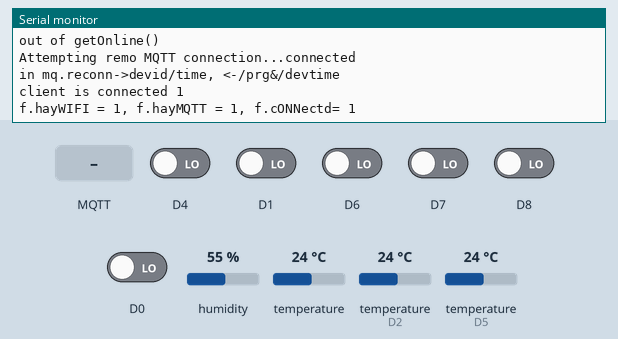
Bench run of a program on a simulated ESP8266 (Wemos D1 mini). On the bench: the last lines printed to the serial monitor. Inputs (shaded band) come from the test bench; at power-on: D0, D1, D4, D6–8 LOW, humidity 55 %, temperature 24 °C, temperature (sensors on D2, D5) 24 °C. WiFi joins after 1.5 s; servers stay silent unless stated; the local clock reads 2024-03-15 10:24:30 at power-on unless the program sets it; EEPROM starts erased; no MQTT or app messages arrive unless stated.

Above: at 4.7 s.
4.8 s: MQTT message "/" arrives on the first subscribed topic
At 5.7 s:
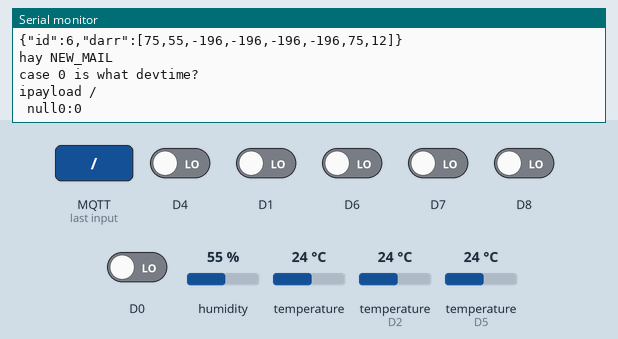
6.7 s: MQTT message "0" arrives on the first subscribed topic
At 7.6 s:
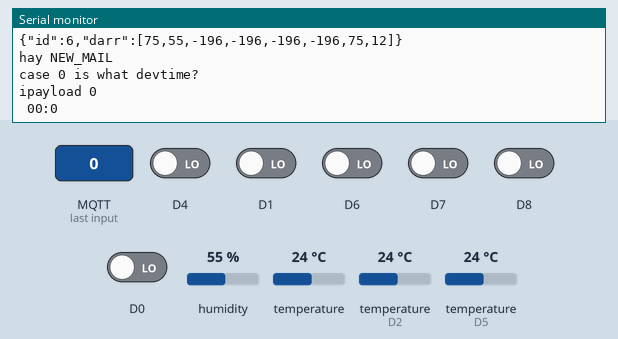
8.6 s: MQTT message "on" arrives on the first subscribed topic
At 10.5 s:
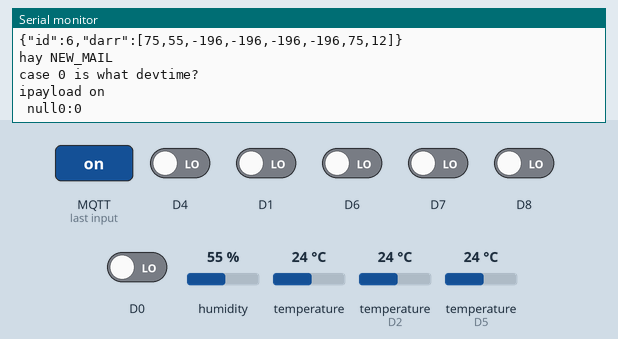
10.8 s: MQTT message "/" arrives on the second subscribed topic
At 12.1 s:
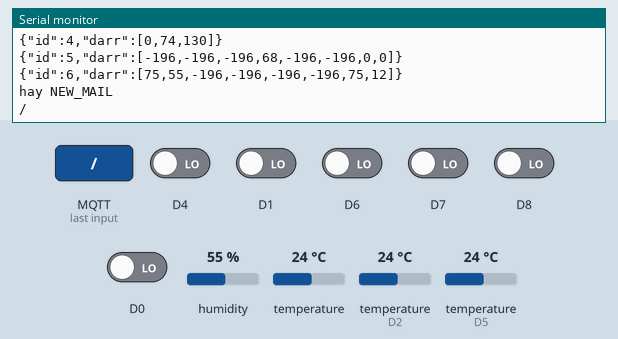
12.9 s: MQTT message "0" arrives on the second subscribed topic
At 14.4 s:
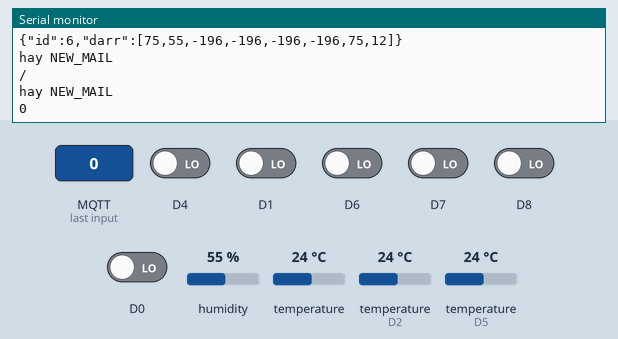
14.9 s: MQTT message "on" arrives on the second subscribed topic
At 16.7 s:
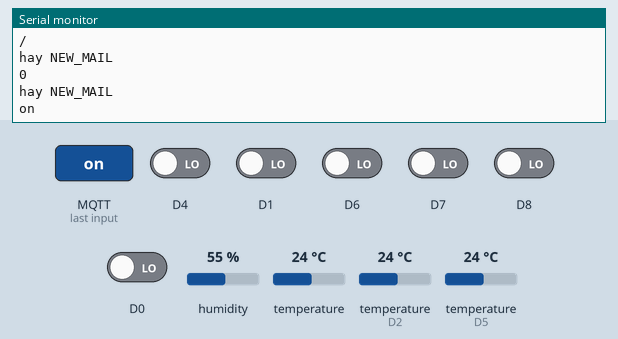

The program:

main.cpp
```cpp
#include <Arduino.h>
#include <EEPROM.h>
#include <TimeLib.h>
#include <TimeAlarms.h>
// #include <ESP8266WiFi.h> //not needed as of tag 04
#include <PubSubClient.h>
#include "ConnWIFI.h" //getOnline()
#include "CONFIG.h"
#include "MQclient.h"//globals(extern) NEW_MAIL, itopic, ipayload + Console
#include "Reqs.h"
#include "Inp.h"
#include "Util.h"

const long every6hrs = 21600000;
const long every5sec = 5000;
const long every2sec = 2000;

signed long lckconn = -every6hrs;
signed long lcksens = 0;

WiFiClient espClient;
PubSubClient client(espClient);
Console console(devid, client);
MQclient mq(devid, owner, pwd);

void initShit(){
}

void setup() {
  Serial.begin(115200);
  EEPROM.begin(512);
  initShit();
  getOnline();
  client.setServer(mqtt_server, atoi(mqtt_port));
  client.setCallback(handleCallback); //in Req.cpp
  delay(2000);

}

void loop() {
  Alarm.delay(100); //needed so timealarms works
  unsigned long inow = millis();
  if(inow-lckconn >= every6hrs){
    lckconn = inow;
    if (!f.cONNectd){
        if (!f.hayWIFI) getOnline();
        mq.reconn(client);
        f.cONNectd = f.hayWIFI & f.hayMQTT;
        printf("f.hayWIFI = %d, f.hayMQTT = %d, f.cONNectd= %d\n",f.hayWIFI, f.hayMQTT, f.cONNectd);
    }
  }
  if (f.cONNectd){
    client.loop();
    if(NEW_MAIL){
        Serial.println("hay NEW_MAIL");
        q_processInc();
        NEW_MAIL=0;
    }
  }
  if (inow - lcksens > every2sec) {
    lcksens = inow;
    i_updInputs();
    u_scanFLAGand(f.HAYsTATEcNG, NUMSR, &i_updCtrl);
    if(f.cONNectd) {
      q_pubState(client);
    }
    f.HAYsTATEcNG=0;
  }
}
```

ConnWIFI.cpp
```cpp
#include <FS.h>                   //this needs to be first, or it all crashes and burns...
#include <Arduino.h>
#include <WiFiManager.h>
#include "ConnWIFI.h"
#include "CONFIG.h"

void getOnline(){
  Serial.println("Attempting to getOnline()");
  WiFiManager wifiManager;
  /*to solve blocking problem if wifi is down add portalTimeout*/
  wifiManager.setConfigPortalTimeout(120);
  Serial.print("f.hayWIFI: ");
  Serial.println(f.hayWIFI);
  //wifiManager.resetSettings();
  if (!wifiManager.autoConnect("connectEspAP")) {
    //this code runs on portal timout and drops through and out of autoconnect
    Serial.println("failed to connect and hit timeout");
    // ESP.reset();
    delay(5000);
    f.hayWIFI=0;
    Serial.print("f.hayWIFI: ");
    Serial.println(f.hayWIFI);
    Serial.println("5 sec later: dropping out of autoconnect no f.hayWIFI");
  } else{
    f.hayWIFI=1;
    Serial.println("connected...yeey :)");
  }
  Serial.println("out of getOnline()");
 }
```

Inp.cpp
```cpp
#include "Inp.h"
#include "CONFIG.h"
#include "Util.h"
#include "Reqs.h"
#include <DallasTemperature.h>
#include <DHT.h>

OneWire Wire[2] ={OneWire(inp[4].port[0]), OneWire(D3)};
DallasTemperature DS18B20[2] = {DallasTemperature(&Wire[0]), DallasTemperature(&Wire[1])};
boolean Active1Wire[2]= {1,0};
int readDs18b20(int ix, int re){
  int bus = inp[ix].actions.sval;
  int temp = (int)DS18B20[bus].getTempFByIndex(re);
  return temp;
}

int readSenseSpi(int ix, int re){
  return -99; //rand()%(60-5 + 1) + 5;
}

DHT dht[1] ={{D5, DHT11}};
void sensorInit(){
  for (auto& sensor : dht) {
    sensor.begin();
  }
}
void sensorInit();
int readSenseDht(int ix, int re){
  int bus = inp[ix].actions.sval;
  int read;
  if (re==0){
    read = (int)dht[bus].readTemperature(true);
  }else{
    read =(int)dht[bus].readHumidity();
  }
  return read;
}

int readSenseI2c(int ix, int re){
  return -99;// rand()%(60-5 + 1) + 5;
}

int readSwitch(int ix, int re){
  int port = inp[ix].port[0];
  if (debounce(port)) {
    digitalWrite(port, !digitalRead(port));
  }
  return digitalRead(port);
}

int readButton(int ix, int re){
  int port = inp[ix].port[0];
  int prev = inp[ix].actions.prev;
  unsigned long int lptime = inp[ix].actions.lptime;
  // int shlo[] = [inp[ix].actions.lval;
  int lval = inp[ix].actions.lval;
  int sval = inp[ix].actions.sval;
  int retval = 0;
  if (debounce(port)) {
    digitalWrite(port, !digitalRead(port));
  }
  int down =  digitalRead(port);
  if (down & (prev==0)){ //press button, start long press timer
    lONGpRESStIMR[ix] = millis(); //CNG
  }
  if ((!down) & (prev)){ //release button, calc time pressed -> nval = lval|sval
    unsigned long int now = millis();//CNG
    unsigned long int dif = now - lONGpRESStIMR[ix];
    printf("button dif = %ld \n", dif);
    if(dif > lptime){
      retval = lval;
    }else retval = sval;
  }
  /*random button push similator
  int shlo[] = {0, sval, lval};
  int wsl = rand()%(2-0 + 1) + 0;
  retval = shlo[wsl];
  end of */
  return retval;
}

void i_updInputs(){
  for(int ix=0;ix<NUMINP;ix++){
    for(int sen=0;sen<SENSTYPS;sen++){
      if(strcmp(sensors[sen],inp[ix].type)==0){
        int bus;
        switch (sen){
          case 0: //butn
            invokeInp(ix, sen, &readButton);
            break;
          case 1: //switch
            invokeInp(ix, sen, &readSwitch);
            break;
          case 2: //1-wire
          {
            bus = inp[ix].actions.sval;
            DS18B20[bus].requestTemperatures();
            invokeInp(ix, sen, &readDs18b20);
            break;
          }
          case 3: //dht
            invokeInp(ix, sen, &readSenseDht);
            break;
          case 4: //i2c
            invokeInp(ix, sen, &readSenseI2c);
            break;
          case 5: //spi
            invokeInp(ix, sen, &readSenseSpi);
            break;
          default:
            break;
        }
      }
    }
  }
}

void invokeInp(int ix, int sen, int (*readSense)(int ix, int re)){
  int reads = inp[ix].numreadings;
  srand(time(0));
  for (int k=0;k<reads;k++){
    int nval = readSense(ix , k);//(max-min +1) + min
    int oval = getOldReading(inp[ix].tar[k].gets[0][0], inp[ix].tar[k].gets[0][1]);
    if((nval!=-99) & (nval<600) & (abs(nval-oval)>1)){
      for(int m=0;m<inp[ix].tar[k].numtargs;m++){//for all targets
        int sr = inp[ix].tar[k].gets[m][0];
        /* for switch with tsec>0*/
        unsigned long int tsec = 0;
        if((sen == 1) & (oval == 0)& (nval ==1) & (srs[sr].data[1]>0)){//i=1=switch is on
          tsec =srs[sr].data[1];
          sTRTsWtIMR[sr] = millis(); //millis() //CNG//
        }
        if((sen == 1) & (oval == 1)& (nval == 1)& (srs[sr].data[1]>0)){
          unsigned long starttime = sTRTsWtIMR[sr];
          unsigned long endtime = millis(); //CNG// max tsec =32767
          if(starttime-endtime > tsec*1000) {
            nval=0;
            sTRTsWtIMR[sr] = 0;
          }
        }
        /* end of switch with tsec>0*/
        int da = inp[ix].tar[k].gets[m][1]; //target data
        /* for button short/long press*/
        if((nval == inp[ix].actions.lval) | (nval == inp[ix].actions.sval)){
          nval = oval + nval;
        }
        /* end of button short/long press*/
        srs[sr].data[da]=nval;
        u_setFlag(sr, &f.HAYsTATEcNG);
      }
    }
  }
}

int getOldReading(int sr, int da){
  return srs[sr].data[da];
}

int debounce(int port) {
  static int state = 0;
  state = (state<<1) | digitalRead(port) | 0xfe00;
  return (state == 0xff00);
}

void i_updCtrl(int sr, int x){
  int typidx = srs[sr].typidx;
  switch (typidx){
    case 0: //diffctrl;
    {
      int conoff =  srs[sr].data[0];
      int onoff=0;
      int cdif = abs(srs[sr].data[1]-srs[sr].data[2]);
      int dif = srs[sr].data[3];
      int difgt0 = srs[sr].data[4];
      if(cdif > dif){
        onoff = difgt0 ? 1 : 0;
      }else {
        onoff = difgt0 ? 0 : 1;
      }
      if(onoff!=conoff) srs[sr].data[0] = onoff;
      if(digitalRead(srs[sr].port)!=onoff) digitalWrite(srs[sr].port, onoff);
      if (onoff==1) u_setFlag(sr, &f.ISrELAYoN);
      break;
    }
    case 1: //tstat
    {
      int conoff =  srs[sr].data[0];
      int onoff=0;
      int reading = srs[sr].data[1];
      int setting = srs[sr].data[2];
      int dif = srs[sr].data[3];
      if(reading<(setting-dif)) onoff = 1;
      if(reading>(setting+dif)) onoff = 0;
      if(conoff != onoff) srs[sr].data[0]=onoff;
      if(digitalRead(srs[sr].port)!=onoff) digitalWrite(srs[sr].port, onoff);
      if (onoff==1) u_setFlag(sr, &f.ISrELAYoN);
      break;
    }
    case 2: //switch
    {
      int conoff =  srs[sr].data[0];
      // int tsec =  srs[sr].data[1];
      if(digitalRead(srs[sr].port)!=conoff) digitalWrite(srs[sr].port, conoff);
      if (conoff==1) u_setFlag(sr, &f.ISrELAYoN);
    }
      break;
    case 3: //ctrl
    {
      int conoff =  srs[sr].data[0];
      int onoff;
      int reading =  srs[sr].data[1];
      int setting =  srs[sr].data[2];
      onoff = setting-reading > 0 ? 1: 0;
      if(conoff != onoff){
        if(digitalRead(srs[sr].port)!=onoff) digitalWrite(srs[sr].port, onoff);
      }
      if (onoff==1) u_setFlag(sr, &f.ISrELAYoN);
    }
      break;
    case 4: //array
    {
    }
      break;
    default:
      printf("never heard of it! \n");
      break;

  }
}
```

Inp.h
```cpp
int readSenseDht(int ix, int re);
int readSenseI2c(int ix, int re);
int readSenseSpi(int ix, int re);
int readButton(int ix, int re);
int readDs18b20(int ix, int re);
  int debounce(int port);

void i_updInputs();
  void invokeInp(int ix, int sen, int (*readSense)(int ix, int re));
  int getOldReading(int sr, int da);

void i_updCtrl(int sr, int x);  
```

MQclient.cpp
```cpp
#include "MQclient.h"
#include <Arduino.h>
#include <PubSubClient.h>
#include "CONFIG.h"


char idev[17];
char itopic[40];
char ipayload[256];
unsigned int ipaylen;
bool NEW_MAIL=0;

Console::Console(char* devid, PubSubClient& client ){
  cdevid = devid;
  cclient = client;
}

void Console::log(char* dd){
	char log[20];
	strcpy(log,cdevid);
	strcat(log,"/log");
  if (cclient.connected()){
    cclient.publish(log, dd, true);
  }
}

MQclient::MQclient(char* devid, char* owner, char* pwd){
	cdevid = devid;
  sowner = owner;
  spwd = pwd;
}

void MQclient::reconn(PubSubClient& client) {
  Serial.print("Attempting remo MQTT connection...");
  if (client.connect(cdevid, sowner, spwd)) {
    f.hayMQTT =1;
    Serial.println("connected");
    for (int i=0;i<NUMTOPICS;i++){
      char topic[25];
      strcpy(topic, cdevid);
      strcat(topic,"/");
      strcat(topic,subTopics[i]);
      client.subscribe(topic);
      //Serial.println(topic);
    }
    char dd []= "in mq.reconn->devid/time, <-/prg&/devtime";
    Serial.println(dd);
    char time[20];
    strcpy(time,cdevid);
    strcat(time,"/time");
    printf("client is connected %d\n", client.connected());
    client.publish(time, dd, true);
    return;
  } else {
    Serial.print("failed, rc=");
    Serial.print(client.state());
    delay(5000);
    Serial.println(" try again in 5 seconds");
  }
}

void handleCallback(char* topic, byte* payload, unsigned int length){
  strcpy(idev,topic);
  size_t b = 15;
  ipaylen = length;
  for (size_t i=0;i<strlen(topic);i++) {
    itopic[i] = topic[i];
    if (topic[i] == '/'){b = i;}
    if(i>b){
      itopic[i-b-1] = topic[i];
    }
  }
  itopic[strlen(topic)-b-1] = '\0';
  for (unsigned int i=0;i<length;i++) {
    ipayload[i] = (char)payload[i];
  }
  ipayload[length] = '\0';
  NEW_MAIL = 1;
}
```

MQclient.h
```cpp
#ifndef MQclient_h
#define MQclient_h

#include <PubSubClient.h>

class Console{
public:
  Console(char* devid, PubSubClient& client);
  PubSubClient cclient;
  char* cdevid;
	void log(char* dd);
};

class MQclient{
public:
	MQclient(char* devid, char* owner, char* pwd);
  char* cdevid;
  char* sowner;
  char* spwd;
	void reconn(PubSubClient& client);
};

extern char itopic[40];
extern char ipayload[256];
extern bool NEW_MAIL;
void handleCallback(char* topic, byte* payload, unsigned int length);

#endif
```

Reqs.cpp
```cpp
#include "Reqs.h"
#include <PubSubClient.h>
#include <ArduinoJson.h>
#include <Arduino.h>
#include <TimeLib.h>
#include "ConnWIFI.h" //getOnline() readConfig()devid owner pwd
#include "Sched.h"
#include "Util.h"

Sched sched;
extern char itopic[40];
extern char ipayload[250];


void q_processInc(){
  for (int i=0;i<NUMTOPICS;i++){
    if(strcmp(subTopics[i], itopic)==0){
    	switch (i){
        case 0:
          Serial.println("case 0 is what devtime?");
          printf("ipayload %s\n ", ipayload);
          sched.deseriTime();
          sched.actTime();
          f.aUTOMA = 1;
				  f.CKaLARM = 1023; //1111111111
				  f.HAYsTATEcNG =1023; //1111111111
          break;
        case 1://in cmd
          // deseriCmd();
          Serial.println(ipayload);
          break;
        case 2://in prg
          Serial.println(ipayload);
          // sched.deseriProg(ipayload);
          break;
        case 3://in req
          Serial.println(ipayload);
          // deseriReq();
          break;
        default:
        	Serial.print(i);
          Serial.println(": in processInc default");
          break;
      }
    }
  }
}

void q_pubState(PubSubClient& client){
  int fl = f.HAYsTATEcNG;
  char topic[20];
  strcpy(topic,devid);
  strcat(topic,"/srstate");
  for(int sr=0;sr<NUMSR;sr++){
    if(fl & 1){
      StaticJsonDocument<500> root;
      root["id"]=sr;
      JsonArray darr = root.createNestedArray("darr");
      for(int i=0;i<u_getNumdl(sr);i++) {
        darr.add(srs[sr].data[i]);
      }
      char payload[180];
      serializeJson(root, payload);
      printf("%s\n", payload);
      if (client.connected()) client.publish(topic, payload, true);
    }
    fl= fl >> 1;
  }
}
```

Reqs.h
```cpp
#ifndef Reqs_h
#define Reqs_h

#include <PubSubClient.h>
#include <ArduinoJson.h>
#include "CONFIG.h"

void q_processInc();
void q_pubState(PubSubClient& client);


#endif
```

Sched.cpp
```cpp
#include "Sched.h"
#include <ArduinoJson.h>
#include <TimeLib.h>
#include "CONFIG.h"
#include "Reqs.h"

extern char ipayload[250];

void Sched::deseriTime(){
  DynamicJsonDocument root(200);
  deserializeJson(root, ipayload);
  serializeJsonPretty(root, Serial);
  unix = root["unix"];
  LLLL = root["LLLL"];
  zone = root["zone"];
}

void Sched::actTime(){
  time_t datetime = unix + zone*60*60;
  setTime(datetime);
  setSyncInterval(4000000);
  printf("%d:%d \n", hour(), minute() );
}
```

Sched.h
```cpp
#ifndef Sched_h
#define Sched_h

#include <Arduino.h>
#include "CONFIG.h"
#include <ArduinoJson.h>
// void alarmRings();

class Sched{
public:
	void deseriTime();
	void actTime();
private:
  time_t unix;
  const char* LLLL;
  int zone;
};

#endif
```

Util.cpp
```cpp
#include "CONFIG.h"
#include "Util.h"
#include <Arduino.h>

void u_scanFLAGand(int FLAG, int LEN, void (*doStuff)(int, int)){
  int b = FLAG;
  for(int i=0;i<LEN;i++){
    if(b & 1){
      doStuff(i,b);
    }
    b = b >> 1;
  }
}

void u_doStuff(int i,int b){
  printf("the %d bit is %d \n", i, b & 1 );
}

int pow2(int ex){
  return pow(2,ex);
}

void u_bitShift(int bnum, int LEN, void (*doStuff)(int, int)){
  int b = bnum;
  for(int i=0;i<LEN;i++){
    if(b & 1){
      doStuff(i,b);
    }
    b = b >> 1;
  }
}

void u_setFlag(int sr, int *FLAG){
  *FLAG = *FLAG | pow2(sr);
}
void u_unsetFlag(int sr, int *FLAG){
  int mask = 1023 - pow2(sr);
  *FLAG = *FLAG & mask;
}

int u_getFlag(int sr, int FLAG){
  return (FLAG >> sr) & 0x1;
}

void u_printFlag(int FLAG){
  char str[] = "0b00000000";//len10
  for(int i =0;i<8;i++){
    int bi= (int)((FLAG >> i) & 1);
    str[8-i+2] = '0'+bi;
  }
  printf("%d: %s \n",FLAG, str);
}

void u_printSrs(){
  for(int i=0;i<NUMSR;i++){
    printf("{%d, %d, {", srs[i].relay, srs[i].port);
    for(int j=0;j<MAXD; j++){
      printf("%d, ", srs[i].data[j]);
    }
    printf("}}\n");
  }
}

void u_printPrgs(){
  for(int i=0;i<NUMPRGS;i++){
    printf("{%d, %d, %d, %d{", prgs[i].sr, prgs[i].dax, prgs[i].aid, prgs[i].ev);
    for(int j=0;j<prgs[i].ev; j++){
      printf("{");
      for(int k=0;k<NPRGDA; k++){
        printf("%d, ", prgs[i].prg[j][k]);
      }
      printf("}, ");
    }
    printf("}}\n");
  }
}

int u_getNumdl(int sr){
  int typidx =srs[sr].typidx;
  return tds[typidx].numdl;
}
```

Util.h
```cpp
#ifndef butil_h
#define butil_h

/*util*/
void u_scanFLAGand(int FLAG, int LEN, void (*doStuff)(int, int));
void doStuff(int i,int b);
int pow2(int e);
void bitShift(int bnum, int LEN, void (*doStuff)(int, int));

void u_setFlag(int sr, int *FLAG);
void u_unsetFlag(int sr, int *FLAG);
int u_getFlag(int sr, int FLAG);

void u_printFlag(int FLAG);
void u_printSrs();
void u_printPrgs();
int u_getNumdl(int sr);

#endif
```

connWIFI.h
```cpp
#ifndef connwifi_h
#define conwifi_h

	extern bool NEEDS_RESET;
	void getOnline();

#endif
```

Source omitted: CONFIG.cpp (3529 bytes), CONFIG.h (2847 bytes)

Measured:
- after the input at 4.8 s, the serial monitor: prints a new line after 0.52 s (image 1)
- after the input at 6.7 s, the serial monitor: prints a new line after 0.57 s (image 2)
- after the input at 8.6 s, the serial monitor: prints a new line after 0.74 s (image 3)
- after the input at 10.8 s, the serial monitor: prints a new line after 0.61 s (image 4)
- after the input at 12.9 s, the serial monitor: prints a new line after 0.56 s (image 5)
- after the input at 14.9 s, the serial monitor: prints a new line after 0.61 s (image 6)
